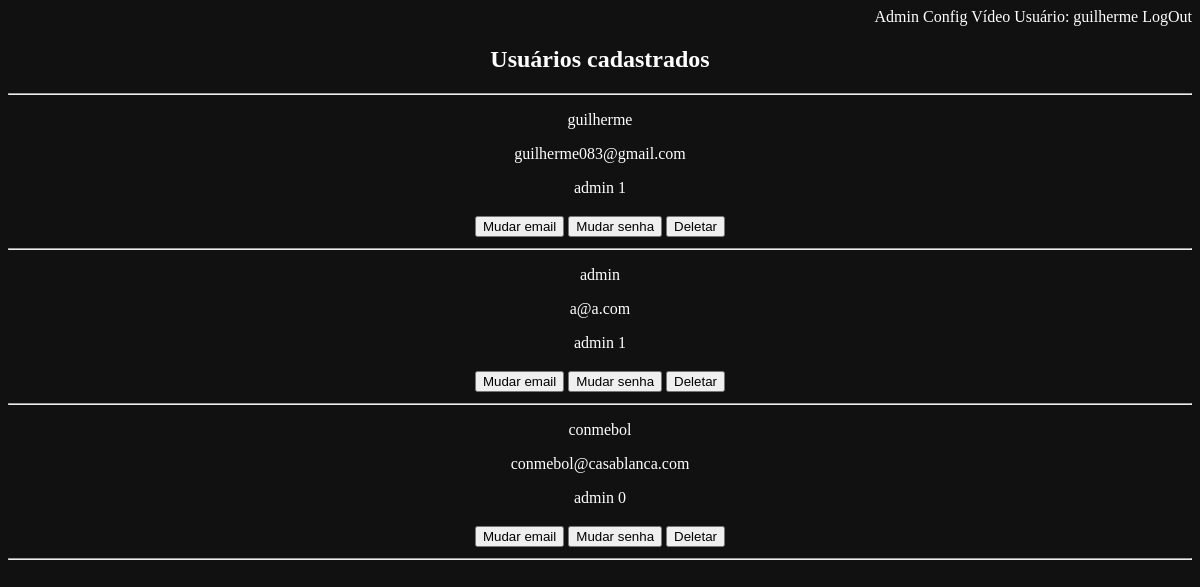
The app's page /admin/retrieve/user (signed in) with its own data.
### models.py (models this page shows, shortened)
class UserModel(UserMixin, db.Model):
    __tablename__ = "user"
    id = db.Column(db.Integer, primary_key=True)
    username = db.Column(db.Text(), unique=True)
    email = db.Column(db.Text(), unique=True)
    password = db.Column(db.Text())
    isadmin = db.Column(db.Integer)

### blueprints/admin/admin_bp.py (the view)
@admin_bp.route('/admin/retrieve/user', methods=['GET', 'POST'])
@login_required
def retrieve_user():
    if not current_user.isadmin:
        return current_app.login_manager.unauthorized()
    crud = Crud()
    return render_template('admin/retrieve_user.html', data=crud.retrieve_all(UserModel))

### app.py (called while the page is built)
@app.after_request
def add_header(response):
    response.headers['X-UA-Compatible'] = 'IE=Edge,chrome=1'
    response.headers['Cache-Control'] = 'no-cache, no-store, must-revalidate'
    response.headers['Pragma'] = 'no-cache'
    response.headers['Expires'] = '0'
    return response

### blueprints/login/login_bp.py (called while the page is built)
@login_manager.user_loader
def load_user(user_id):
    return UserModel.query.get(user_id)

### crud.py (called while the page is built)
    def retrieve_all(self, ClassModel):
        try:
            query = ClassModel.query.all()
        except:
            flash("Erro na busca")
        return query

### blueprints/admin/templates/admin/retrieve_user.html (shortened to what this page needs)
{% extends "template.html" %}
{% block content %}
<p>
<h2>Usuários cadastrados</h2>
</p>
<div id="">
  <hr>
  {% for user in data %}
  <p>{{user.username}}</p>
  <p>{{user.email}}</p>
  <p>admin {{user.isadmin}}</p>
  <table class="centerTable">
    <tr>
      <td>
        <form action="{{ url_for('admin_bp.update_email') }}" method="GET">
          <input type="submit" value="Mudar email">
        </form>
      </td>
      <td>
        <form action="{{ url_for('admin_bp.update_password') }}" method="GET">
          <input type="submit" value="Mudar senha">
        </form>
      </td>
      <td>
        <form action="{{ url_for('admin_bp.delete_user') }}" method="GET">
          <input type="submit" value="Deletar">
        </form>
      </td>
    </tr>
  </table>
  <hr>
  {% endfor %}
</div>
{% endblock %}

### templates/template.html (shortened to what this page needs)
<!DOCTYPE html>
<html lang="pt-br" dir="ltr">
<head>
  <link rel="stylesheet" type="text/css" href="{{ url_for('static', filename='css/template.css') }}">
</head>
<body>
  <div class="menu">
    {% if current_user.is_authenticated and current_user.isadmin %}
      <a href="{{ url_for('admin_bp.admin') }}" id="admin">Admin</a>
      <a href="{{ url_for('config') }}">Config</a>
    {% endif %}
    {% if current_user.is_authenticated %}
      <a href="{{ url_for('video') }}">Vídeo</a>
      Usuário: {{ current_user.username }}
      <a href="{{ url_for('login_bp.logout') }}">LogOut</a>
    {% endif %}
  </div>
  <div class="content">
    {% block content %}
    {% endblock %}
  </div>
</body>
</html>

### static/css/template.css (style rules this page uses)
body { background-color: #111111; color: #ffffff; }
h1, h2, h3, h4, h5, h6 { color: #ffffff;; }
a { color: #ffffff; text-decoration: none; }
.menu { text-align: right; }
.content { text-align: center; }
.centerTable { text-align: center; margin-left: auto; margin-right: auto; }

### records on screen
UserModel: username "guilherme", email "guilherme083@gmail.com", isadmin "1"
UserModel: username "admin", email "a@a.com", isadmin "1"
UserModel: username "conmebol", email "conmebol@casablanca.com", isadmin "0"
